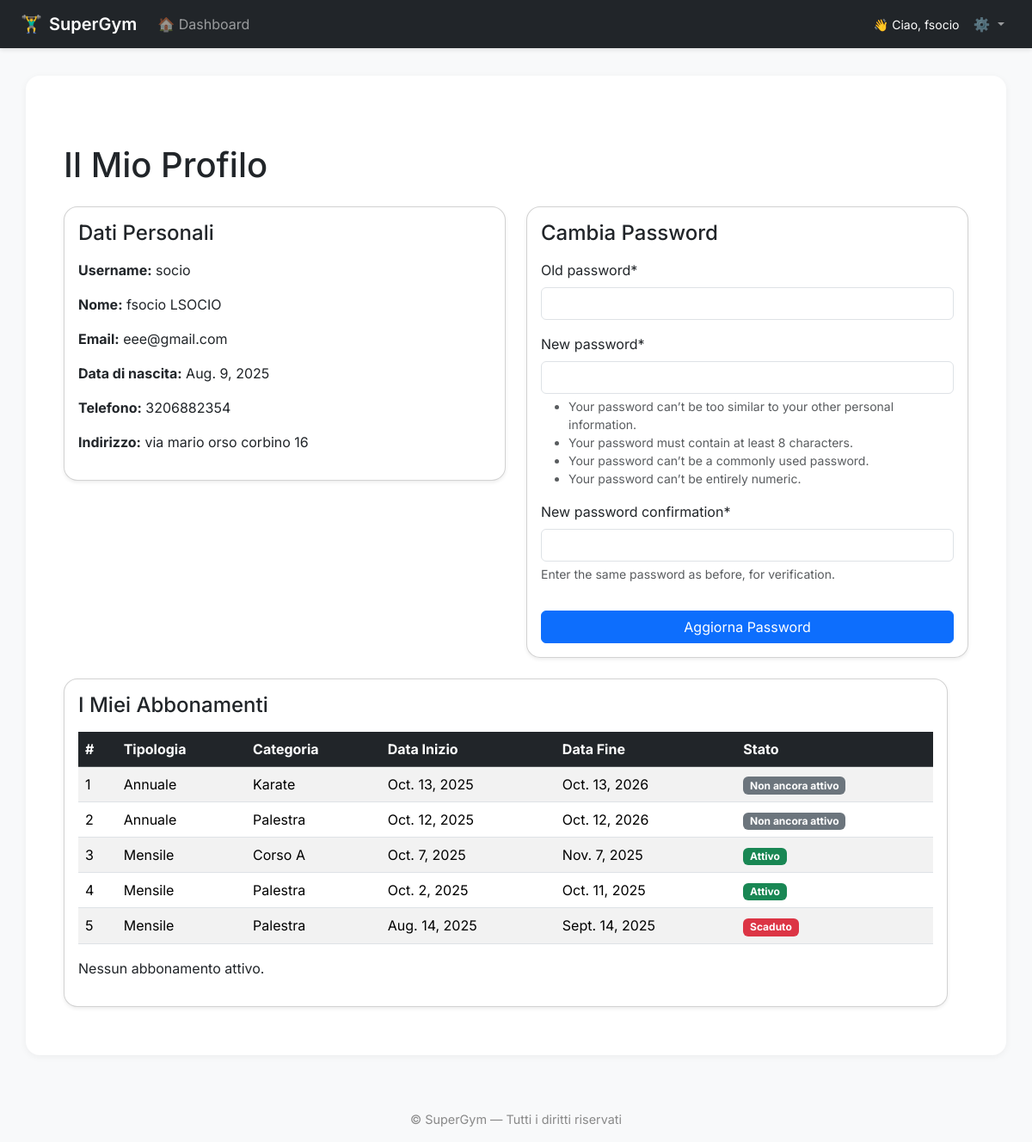
Page /members/profile/ (signed in) on the committed database.
### members/models.py (models this page shows, shortened)
class Member(AbstractUser):
    first_name = models.CharField(_("Nome"), max_length=150, blank=False)
    last_name = models.CharField(_("Cognome"), max_length=150, blank=False)
    email = models.EmailField(_("Email"), blank=False)
    date_of_birth = models.DateField(_("Data di nascita"), null=True, blank=True)
    phone_number = models.CharField(_("Numero di telefono"), max_length=20, blank=True)
    address = models.CharField(_("Indirizzo"), max_length=255, blank=True)
    class Meta:
        verbose_name = _("Socio")
        verbose_name_plural = _("Soci")
        ordering = ['last_name', 'first_name']
    def __str__(self):
        if self.first_name and self.last_name:
            return f"{self.first_name} {self.last_name}"
        return self.username

class Subscription(models.Model):
    class SubscriptionType(models.TextChoices):
        MONTHLY = 'MONTHLY', _('Mensile')
        SEMESTRAL = 'SEMESTRAL', _('Semestrale')
        ANNUAL = 'ANNUAL', _('Annuale')
    class Category(models.TextChoices):
        GYM = 'GYM', _('Palestra')
        COURSE_A = 'COURSE_A', _('Corso A')
        KARATE = 'KARATE', _('Karate')
    member = models.ForeignKey(
        Member,
        on_delete=models.CASCADE,
        related_name="subscriptions",
        verbose_name=_("Socio")
    )
    subscription_type = models.CharField(
        max_length=20,
        choices=SubscriptionType.choices,
        verbose_name=_("Tipologia abbonamento")
    )
    category = models.CharField(
        max_length=20,
        choices=Category.choices,
        verbose_name=_("Categoria")
    )
    start_date = models.DateField(verbose_name=_("Data inizio"))
    end_date = models.DateField(verbose_name=_("Data fine"), null=True, blank=True)
    class Meta:
        verbose_name = _("Abbonamento")
        verbose_name_plural = _("Abbonamenti")
        ordering = ['-end_date']
    def __str__(self):
        return f"{self.get_subscription_type_display()} - {self.get_category_display()} per {self.member}"

### members/views.py (the view)
# urls.py: path("profile/", views.profile, name="profile"),
@login_required
def profile(request):
    user = request.user
    messages = []
    if request.method == 'POST':
        password_form = PasswordChangeForm(user, request.POST)
        if password_form.is_valid():
            password_form.save()
            messages.append({'tags': 'success', 'message': 'Password aggiornata con successo.'})
        else:
            messages.append({'tags': 'danger', 'message': 'Errore nell\'aggiornamento della password.'})
    else:
        password_form = PasswordChangeForm(user)
    today = timezone.now().date()
    subscriptions = Subscription.objects.filter(member_id=user).order_by('-start_date')
    subscriptions_list = []
    for sub in subscriptions:
        if sub.start_date > today:
            status = "Non ancora attivo"
        elif sub.end_date and sub.end_date < today:
            status = "Scaduto"
        else:
            status = "Attivo"
        subscriptions_list.append({
            'subscription': sub,
            'status': status
        })
    context = {
        'user': user,
        'password_form': password_form,
        'messages': messages,
        'subscriptions_list': subscriptions_list,
    }
    print(subscriptions_list)
    return render(request, "members/profile.html", context )

### members/templates/members/profile.html (shortened to what this page needs)
{% extends "base.html" %}
{% load crispy_forms_tags %}
{% block content %}
<div class="container mt-5">
    <h1 class="mb-4">Il Mio Profilo</h1>
    <div class="row">
        <div class="col-md-6 col-sm-12 mb-4">
            <div class="card shadow-sm">
                <div class="card-body">
                    <h4 class="mb-3">Dati Personali</h4>
                    <p><strong>Username:</strong> {{ user.username }}</p>
                    <p><strong>Nome:</strong> {{ user.first_name }} {{ user.last_name }}</p>
                    <p><strong>Email:</strong> {{ user.email }}</p>
                    <p><strong>Data di nascita:</strong> {{ user.date_of_birth|default:"-" }}</p>
                    <p><strong>Telefono:</strong> {{ user.phone_number|default:"-" }}</p>
                    <p><strong>Indirizzo:</strong> {{ user.address|default:"-" }}</p>
                </div>
            </div>
        </div>
        <div class="col-md-6 col-sm-12 mb-4">
            <div class="card shadow-sm">
                <div class="card-body">
                    <h4 class="mb-3">Cambia Password</h4>
                    <form method="post">
                        {{ password_form|crispy }}
                        <button type="submit" class="btn btn-primary w-100 mt-3">
                            Aggiorna Password
                        </button>
                    </form>
                </div>
            </div>
        </div>
        <div class="row">
            <div class="col-12 mb-4">
                <div class="card shadow-sm">
                    <div class="card-body">
                        <h4 class="mb-3">I Miei Abbonamenti</h4>
                        <div class="table-responsive">
                            <table class="table table-striped align-middle">
                                <thead class="table-dark">
                                    <tr>
                                        <th>#</th>
                                        <th>Tipologia</th>
                                        <th>Categoria</th>
                                        <th>Data Inizio</th>
                                        <th>Data Fine</th>
                                        <th>Stato</th>
                                    </tr>
                                </thead>
                                <tbody>
                                    {% for item in subscriptions_list %}
                                        <tr>
                                            <td>{{ forloop.counter }}</td>
                                            <td>{{ item.subscription.get_subscription_type_display }}</td>
                                            <td>{{ item.subscription.get_category_display }}</td>
                                            <td>{{ item.subscription.start_date }}</td>
                                            <td>{{ item.subscription.end_date }}</td>
                                            <td>
                                                {% if item.status == "Attivo" %}
                                                    <span class="badge bg-success">{{ item.status }}</span>
                                                {% elif item.status == "Scaduto" %}
                                                    <span class="badge bg-danger">{{ item.status }}</span>
                                                {% else %}
                                                    <span class="badge bg-secondary">{{ item.status }}</span>
                                                {% endif %}
                                            </td>
                                        </tr>
                                    {% endfor %}
                                </tbody>
                            </table>
                        </div>
                            <p>Nessun abbonamento attivo.</p>
                    </div>
                </div>
            </div>
        </div>
    </div>
</div>
{% endblock %}

### templates/base.html (shortened to what this page needs)
<!DOCTYPE html>
{% load static %}
<html lang="it">
<head>
    <link href="https://cdn.jsdelivr.net/npm/bootstrap@5.3.2/dist/css/bootstrap.min.css" rel="stylesheet">
    <link href="{% static '/css/style.css' %}" rel="stylesheet">
</head>
<body>
<nav class="navbar navbar-expand-lg navbar-dark bg-dark">
    <div class="container-fluid px-4">
        <a class="navbar-brand d-flex align-items-center" href="{% url 'dashboard' %}">
            🏋️‍♂️ <span class="ms-2">SuperGym</span>
        </a>
        <div class="collapse navbar-collapse" id="navbarContent">
            {% if user.is_authenticated %}
            {% if user.is_staff or user.is_superuser %}
            <ul class="navbar-nav me-auto mb-2 mb-lg-0">
                <li class="nav-item dropdown">
                    <a class="nav-link dropdown-toggle" href="#" id="membersDropdown" role="button" data-bs-toggle="dropdown" aria-expanded="false">
                        👥 Soci
                    </a>
                    <ul class="dropdown-menu" aria-labelledby="membersDropdown">
                        <li><a class="dropdown-item" href="{% url 'dashboard' %}">📋 Lista Soci</a></li>
                        <li><a class="dropdown-item" href="{% url 'members:add_member' %}">➕ Aggiungi Socio</a></li>
                    </ul>
                </li>
                <li class="nav-item dropdown">
                    <a class="nav-link dropdown-toggle" href="#" id="docsDropdown" role="button" data-bs-toggle="dropdown" aria-expanded="false">
                        📄 Documenti
                    </a>
                    <ul class="dropdown-menu" aria-labelledby="docsDropdown">
                        <li><a class="dropdown-item" href="{% url 'members:medical_certificate_status' %}">🩺 Certificati Medici</a></li>
                        {% if user.is_superuser %}
                            <li><hr class="dropdown-divider"></li>
                            <li><a class="dropdown-item text-primary" href="{% url 'members:add_document_admin' %}">➕ Aggiungi Documento</a></li>
                        {% endif %}
                    </ul>
                </li>
                <li class="nav-item dropdown">
                    <a class="nav-link dropdown-toggle" href="#" id="subsDropdown" role="button" data-bs-toggle="dropdown" aria-expanded="false">
                        💳 Abbonamenti
                    </a>
                    <ul class="dropdown-menu" aria-labelledby="subsDropdown">
                        <li><a class="dropdown-item" href="{% url 'members:subscription_status' %}">📆 Stato Abbonamenti</a></li>
                        <li><a class="dropdown-item" href="{% url 'members:add_subscription_admin' %}">➕ Aggiungi Abbonamento</a></li>
                    </ul>
                </li>
            </ul>
            {% else %}
            <ul class="navbar-nav me-auto mb-2 mb-lg-0">
                <li class="nav-item">
                    <a class="nav-link" href="{% url 'dashboard' %}">🏠 Dashboard</a>
                </li>
            </ul>
            {% endif %}
            <ul class="navbar-nav ms-auto mb-2 mb-lg-0 align-items-center">
                <li class="nav-item me-2 text-white small">
                    👋 Ciao, {{ user.first_name|default:user.username }}
                </li>
                <li class="nav-item dropdown">
                    <a class="nav-link dropdown-toggle" href="#" id="systemDropdown" role="button" data-bs-toggle="dropdown" aria-expanded="false">
                        ⚙️
                    </a>
                </li>
            </ul>
            {% endif %}
        </div>
    </div>
</nav>
<main class="container main-container">
    {% block content %}{% endblock %}
</main>
<footer>
    © {{ now|date:"Y" }} SuperGym — Tutti i diritti riservati
</footer>
</body>
</html>

### static/css/style.css (style rules this page uses)
body { background-color: #f8f9fa; }
.card { border-radius: 1rem; }
body { font-family: 'Inter', sans-serif; background-color: #f8f9fa; }
.navbar { box-shadow: 0 2px 5px rgba(0,0,0,0.1); }
.navbar-brand { font-weight: 600; font-size: 1.25rem; }
.nav-link { transition: color 0.2s, transform 0.2s; }
.main-container { background: white; border-radius: 1rem; padding: 2rem; box-shadow: 0 2px 8px rgba(0,0,0,0.05); margin-top: 2rem; }
footer { text-align: center; font-size: 0.9rem; color: #888; margin-top: 3rem; padding: 1rem 0; }

### rows in the picture
Member: first_name "fsocio", username "socio", last_name "LSOCIO", email "eee@gmail.com", date_of_birth "Aug. 9, 2025", phone_number "3206882354", address "via mario orso corbino 16"
Subscription: subscription.subscription_type "Annuale", subscription.category "Karate", subscription.start_date "Oct. 13, 2025", subscription.end_date "Oct. 13, 2026", status "Non ancora attivo"
Subscription: subscription.subscription_type "Annuale", subscription.category "Palestra", subscription.start_date "Oct. 12, 2025", subscription.end_date "Oct. 12, 2026", status "Non ancora attivo"
Subscription: subscription.subscription_type "Mensile", subscription.category "Corso A", subscription.start_date "Oct. 7, 2025", subscription.end_date "Nov. 7, 2025", status "Attivo"
Subscription: subscription.subscription_type "Mensile", subscription.category "Palestra", subscription.start_date "Oct. 2, 2025", subscription.end_date "Oct. 11, 2025", status "Attivo"
Subscription: subscription.subscription_type "Mensile", subscription.category "Palestra", subscription.start_date "Aug. 14, 2025", subscription.end_date "Sept. 14, 2025", status "Scaduto"
